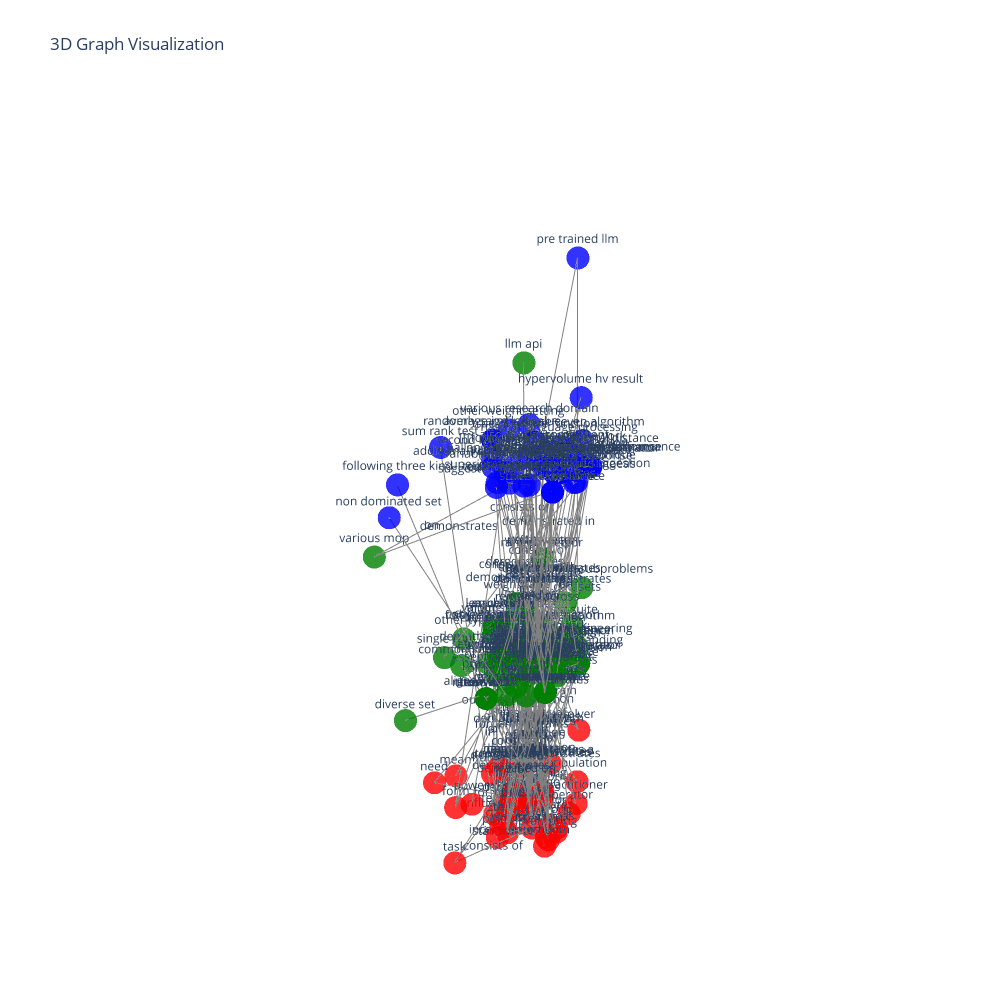

Notebook code for this chart:
### Code cell
from directed_graph.visualize_graph import visualize_graph_ngrams

visualize_graph_ngrams(clustered_graph)

### Figure 1 — Plotly figure (JSON) as saved in the notebook; plotly's stock layout.template omitted (floating-point values rounded to 4 significant figures; data arrays with more than 128 entries replaced by an {"elided": "..."} marker saying what was removed)
{"data": [{"line": {"color": "gray", "width": 2}, "mode": "lines", "name": "Edges", "type": "scatter3d", "x": {"elided": "711 float values"}, "y": {"elided": "711 float values"}, "z": {"elided": "711 float values"}}, {"marker": {"color": {"elided": "178 str values"}, "opacity": 0.8, "size": 8}, "mode": "markers+text", "name": "Nodes", "text": {"elided": "178 str values"}, "textposition": "top center", "type": "scatter3d", "x": {"elided": "178 float values"}, "y": {"elided": "178 float values"}, "z": {"elided": "178 float values"}}, {"mode": "text", "name": "Edge Labels", "text": {"elided": "237 str values"}, "textposition": "middle center", "type": "scatter3d", "x": {"elided": "237 float values"}, "y": {"elided": "237 float values"}, "z": {"elided": "237 float values"}}], "layout": {"height": 1000, "scene": {"xaxis": {"title": {"text": "X Axis"}, "visible": false}, "yaxis": {"title": {"text": "Y Axis"}, "visible": false}, "zaxis": {"title": {"text": "Z Axis"}, "visible": false}}, "showlegend": false, "title": {"text": "3D Graph Visualization"}, "width": 1000}}
